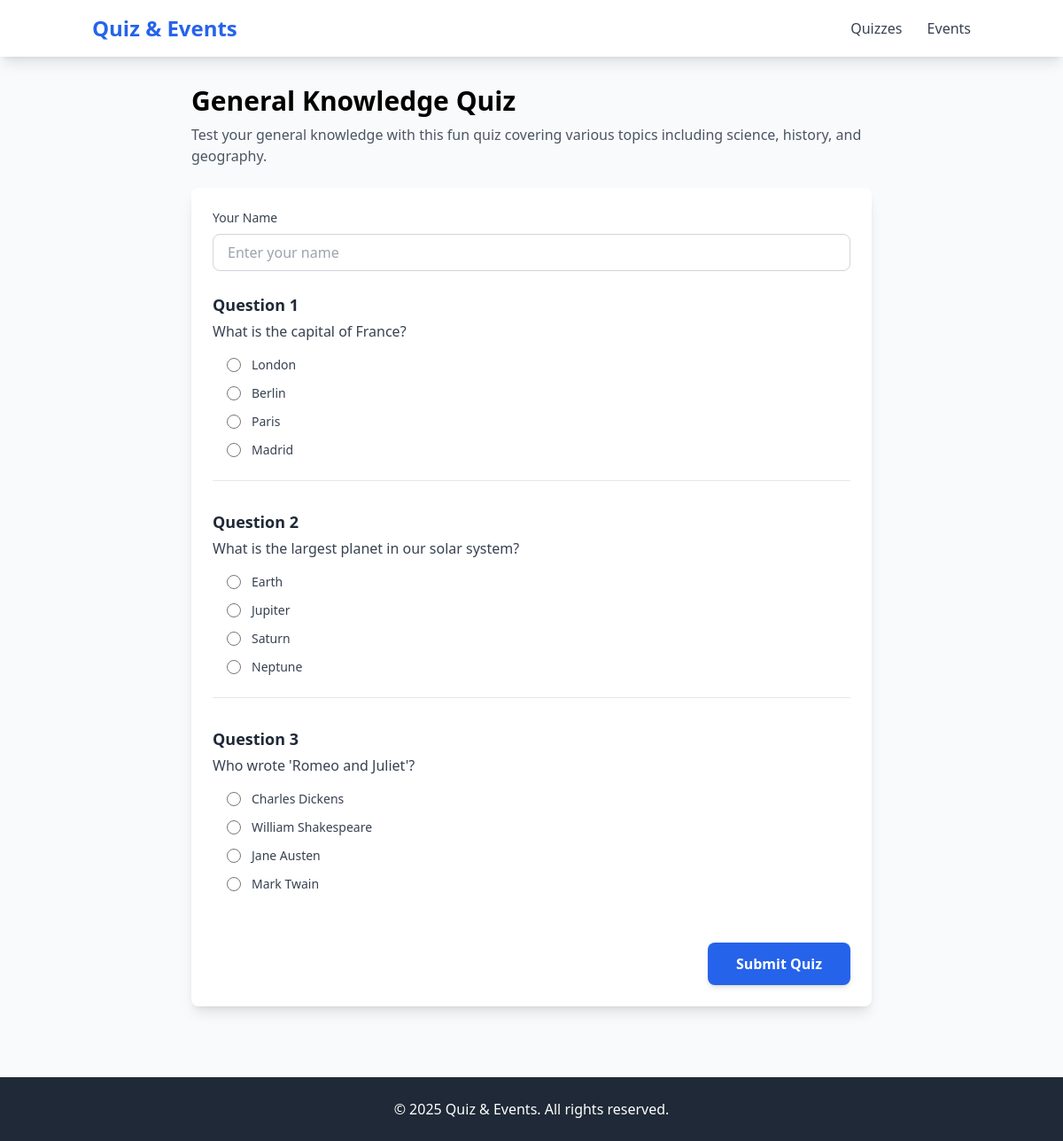
The app's page /quiz/1/ with its own data.
### quizzes/models.py (models this page shows, shortened)
class Quiz(models.Model):
    title = models.CharField(max_length=200)
    description = models.TextField()
    created_at = models.DateTimeField(auto_now_add=True)
    updated_at = models.DateTimeField(auto_now=True)

class Question(models.Model):
    quiz = models.ForeignKey(Quiz, on_delete=models.CASCADE, related_name='questions')
    text = models.TextField()
    question_type = models.CharField(max_length=50)  # e.g., 'multiple_choice', 'true_false'
    created_at = models.DateTimeField(auto_now_add=True)

class Answer(models.Model):
    question = models.ForeignKey(Question, on_delete=models.CASCADE, related_name='answers')
    text = models.CharField(max_length=200)
    is_correct = models.BooleanField(default=False)

### quizzes/views.py (the view)
# urls.py: path('quiz/<int:quiz_id>/', quiz_views.start_quiz, name='start_quiz'),
def start_quiz(request, quiz_id):
    quiz = get_object_or_404(Quiz, id=quiz_id)
    return render(request, 'quizzes/quiz_attempt.html', {'quiz': quiz})

### templates/quizzes/quiz_attempt.html (shortened to what this page needs)
{% extends 'base.html' %}
{% block content %}
<div class="max-w-3xl mx-auto">
    <h1 class="text-3xl font-bold mb-2">{{ quiz.title }}</h1>
    <p class="text-gray-600 mb-6">{{ quiz.description }}</p>
    <form method="post" action="{% url 'submit_quiz' quiz.id %}" class="bg-white p-6 rounded-lg shadow-lg">
        <div class="mb-6">
            <label for="user_name" class="block text-sm font-medium text-gray-700 mb-2">Your Name</label>
            <input
                type="text"
                name="user_name"
                id="user_name"
                placeholder="Enter your name"
                class="w-full px-4 py-2 border border-gray-300 rounded-lg focus:ring-2 focus:ring-blue-500 focus:border-blue-500"
                required
            >
        </div>
        <div class="space-y-8">
            {% for question in quiz.questions.all %}
            <div class="border-b border-gray-200 pb-6 last:border-b-0">
                <div class="mb-4">
                    <p class="text-lg font-semibold text-gray-800 mb-1">
                        Question {{ forloop.counter }}
                    </p>
                    <p class="text-base text-gray-700">{{ question.text }}</p>
                </div>
                <div class="space-y-3 ml-4">
                    {% for answer in question.answers.all %}
                    <div class="flex items-center">
                        <input
                            type="radio"
                            name="question_{{ question.id }}"
                            value="{{ answer.id }}"
                            id="answer_{{ answer.id }}"
                            class="w-4 h-4 text-blue-600 border-gray-300 focus:ring-blue-500"
                            required
                        >
                        <label
                            for="answer_{{ answer.id }}"
                            class="ml-3 text-sm text-gray-700 cursor-pointer"
                        >
                            {{ answer.text }}
                        </label>
                    </div>
                    {% empty %}
                    <p class="text-gray-500 italic">No answers available for this question.</p>
                    {% endfor %}
                </div>
            </div>
            {% empty %}
            <div class="text-center py-8">
                <p class="text-gray-500">This quiz has no questions yet.</p>
            </div>
            {% endfor %}
        </div>
        {% if quiz.questions.all %}
        <div class="mt-8 flex justify-end">
            <button
                type="submit"
                class="bg-blue-600 hover:bg-blue-700 text-white font-semibold px-8 py-3 rounded-lg transition duration-200 shadow-md hover:shadow-lg"
            >
                Submit Quiz
            </button>
        </div>
        {% endif %}
    </form>
</div>
{% endblock %}

### templates/base.html (shortened to what this page needs)
<!DOCTYPE html>
<html lang="en">
<head>
    <script src="https://cdn.tailwindcss.com"></script>
</head>
<body class="bg-gray-50 min-h-screen">
    <nav class="bg-white shadow-lg sticky top-0 z-50">
        <div class="container mx-auto px-4">
            <div class="flex justify-between items-center py-4">
                <a href="/" class="text-2xl font-bold text-blue-600 hover:text-blue-700 transition">
                    Quiz & Events
                </a>
                <div class="space-x-6">
                    <a href="{% url 'quiz_list' %}" class="text-gray-700 hover:text-blue-600 font-medium transition">
                        Quizzes
                    </a>
                    <a href="{% url 'event_list' %}" class="text-gray-700 hover:text-blue-600 font-medium transition">
                        Events
                    </a>
                </div>
            </div>
        </div>
    </nav>
    <main class="container mx-auto px-4 py-8">
        {% block content %}{% endblock %}
    </main>
    <footer class="bg-gray-800 text-white mt-12 py-6">
        <div class="container mx-auto px-4 text-center">
            <p>&copy; 2025 Quiz & Events. All rights reserved.</p>
        </div>
    </footer>
</body>
</html>

### records on screen
Quiz: title "General Knowledge Quiz", description "Test your general knowledge with this fun quiz covering various topics including science, history, and geography."
Question: text "What is the capital of France?"
Answer: text "London"
Answer: text "Berlin"
Answer: text "Paris"
Answer: text "Madrid"
Question: text "What is the largest planet in our solar system?"
Answer: text "Earth"
Answer: text "Jupiter"
Answer: text "Saturn"
Answer: text "Neptune"
Question: text "Who wrote 'Romeo and Juliet'?"
Answer: text "Charles Dickens"
Answer: text "William Shakespeare"
Answer: text "Jane Austen"
Answer: text "Mark Twain"
